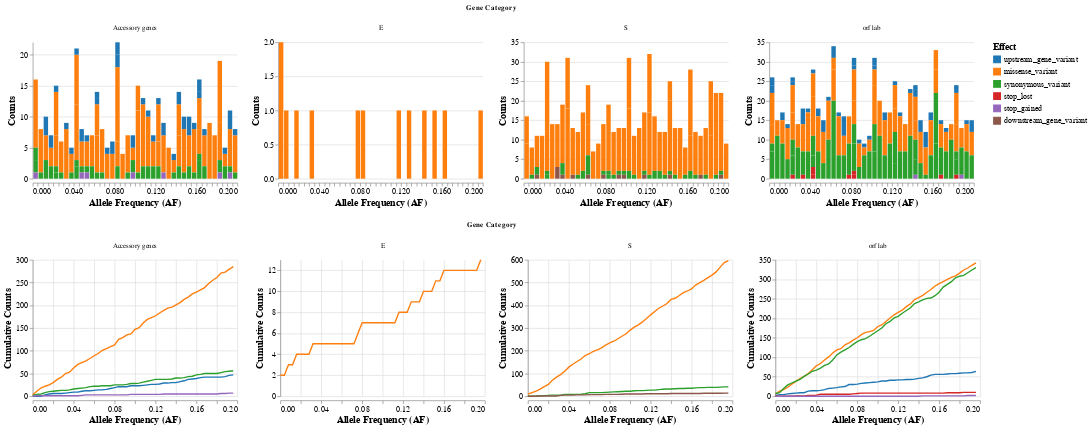

The code cell stored with this chart in its notebook:
### Code cell
## <--- make combined plots ---> 

min_af = 0  
max_af = 0.2  
n_bins = 50  
bin_edges = np.linspace(min_af, max_af, n_bins + 1)

alt_data = pd.DataFrame()
for gene, gene_data in gene_categories.items():
    effects = gene_data['EFFECT'].unique()
    for effect in effects:
        effect_data = gene_data[gene_data['EFFECT'] == effect]['AF']
        hist, edges = np.histogram(effect_data, bins=bin_edges)
        cumsum = np.cumsum(hist)
        df = pd.DataFrame({
            'Counts': hist,
            'Cumulative Counts': cumsum,
            'Allele Frequency': edges[:-1],
            'Gene': gene,
            'Effect': effect
        })
        alt_data = pd.concat([alt_data, df], ignore_index=True)

color_scheme = alt.Scale(domain=list(alt_data['Effect'].unique()), scheme='category10')

histogram = alt.Chart(alt_data).mark_bar().encode(
    alt.X('Allele Frequency:Q', bin=alt.Bin(maxbins=n_bins), title='Allele Frequency (AF)'),
    alt.Y('Counts:Q', title='Counts'),
    alt.Color('Effect:N', scale=color_scheme, legend=alt.Legend(title="Effect"))
).properties(
    width=300,
    height=200
).facet(
    column=alt.Column('Gene:N', title='Gene Category')
).resolve_scale(
    y='independent'
)

cumulative_line = alt.Chart(alt_data).mark_line().encode(
    alt.X('Allele Frequency:Q', title='Allele Frequency (AF)'),
    alt.Y('Cumulative Counts:Q', title='Cumulative Counts'),
    alt.Color('Effect:N', scale=color_scheme, legend=alt.Legend(title="Effect"))
).properties(
    width=300,
    height=200
).facet(
    column=alt.Column('Gene:N', title='Gene Category')
).resolve_scale(
    y='independent'
)

combined_chart = alt.vconcat(histogram, cumulative_line).configure_title(
    fontSize=20,
    font='Arial',
    anchor='start',
    color='black'
).configure_axis(
    labelFontSize=12,
    titleFontSize=14
).configure_legend(
    titleFontSize=14,
    labelFontSize=12
).configure_view(
    strokeWidth=0
)

combined_chart.display()

### Figure 1 — Vega-Lite specification as saved in the notebook (floating-point values rounded to 4 significant figures; data arrays with more than 128 entries replaced by an {"elided": "..."} marker saying what was removed)
{"config": {"view": {"continuousWidth": 300, "continuousHeight": 300, "strokeWidth": 0}, "axis": {"labelFontSize": 12, "titleFontSize": 14}, "legend": {"labelFontSize": 12, "titleFontSize": 14}, "title": {"anchor": "start", "color": "black", "font": "Arial", "fontSize": 20}}, "vconcat": [{"facet": {"column": {"field": "Gene", "title": "Gene Category", "type": "nominal"}}, "spec": {"mark": {"type": "bar"}, "encoding": {"color": {"field": "Effect", "legend": {"title": "Effect"}, "scale": {"domain": ["upstream_gene_variant", "missense_variant", "synonymous_variant", "stop_lost", "stop_gained", "downstream_gene_variant"], "scheme": "category10"}, "type": "nominal"}, "x": {"bin": {"maxbins": 50}, "field": "Allele Frequency", "title": "Allele Frequency (AF)", "type": "quantitative"}, "y": {"field": "Counts", "title": "Counts", "type": "quantitative"}}, "height": 200, "width": 300}, "resolve": {"scale": {"y": "independent"}}}, {"facet": {"column": {"field": "Gene", "title": "Gene Category", "type": "nominal"}}, "spec": {"mark": {"type": "line"}, "encoding": {"color": {"field": "Effect", "legend": {"title": "Effect"}, "scale": {"domain": ["upstream_gene_variant", "missense_variant", "synonymous_variant", "stop_lost", "stop_gained", "downstream_gene_variant"], "scheme": "category10"}, "type": "nominal"}, "x": {"field": "Allele Frequency", "title": "Allele Frequency (AF)", "type": "quantitative"}, "y": {"field": "Cumulative Counts", "title": "Cumulative Counts", "type": "quantitative"}}, "height": 200, "width": 300}, "resolve": {"scale": {"y": "independent"}}}], "data": {"name": "data-4eba5b6b48c98a6f1d44b7c921d17f7d"}, "$schema": "https://vega.github.io/schema/vega-lite/v5.17.0.json", "datasets": {"data-4eba5b6b48c98a6f1d44b7c921d17f7d": {"elided": "650 records"}}}
